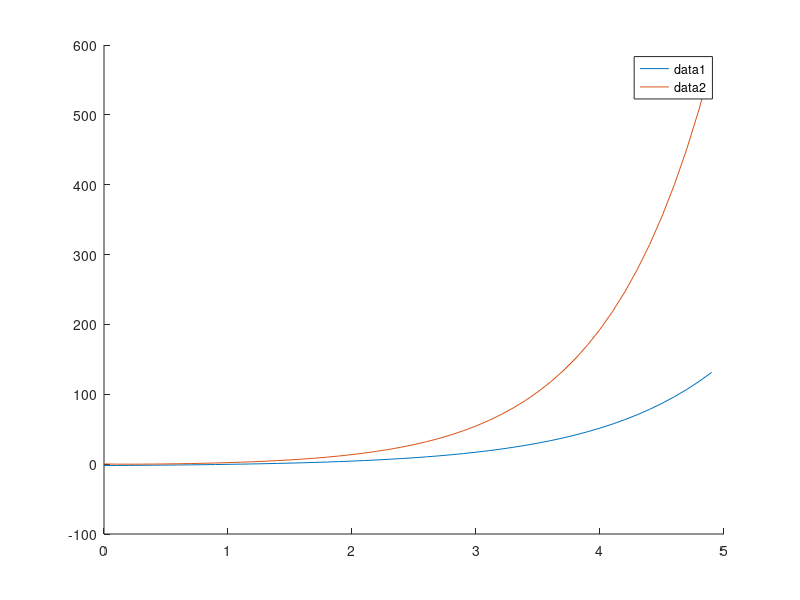

Source code (MATLAB):
%% Jong Park (parkj6)
% Math 351 - Numerical Analysis
% HW 2

%% 1. part a
format long

b = 0.1:0.1:5;                                  % B value
x = b;                                                  % x0


f = 'exp(x)- b';                               % f(x)   = e^x-b
fprime = 'exp(x)';                          % f'(x) = e^x
maxiterations = 20;

iters = x;                                          % Used to accumulate iterations

for k = 1 : maxiterations               % 20 by default
	xnew = x - eval(f) ./ eval(fprime);
	iters = [iters; xnew];
	test = abs(xnew -x) ./ (abs(xnew)+eps);
	if max(test) < 10*eps, break, end
	x = xnew;
end
iters;



%% 1. part b

x= 0:0.1:4.9;
b=3;
y = exp(x)-b;

figure 
hold on
plot (x,y)
legend

m = exp(x);                                           % slope
yp = m .* x - m .* xnew + y;           % Graph of the new slope 
plot (x,yp)
blah = transpose([x;y; yp])





% %% 2. part a 
% n=2;            % only one with real root.
% n=5;            % Try these values as well. 
% n=10; 
% n=20;
% n=21;           % The computed roots aren't even real.
% 
% p = poly(1:n);  % p Contains coefficients (in descending order of a polynomial
%                 % whose roots are components of the vector 1:n
% r = roots(p); 	% r contains the computed roots of this polynomial.
% 
% %% 2. part b
% 
% epsilon = -0.002;
% n=10;
% 
% v = poly(1:n);                                  % Creates vector of polynomials from 1 to n
% vpert = v; 
% vpert(2) = vpert(2) + epsilon;   % Subtract eps from coefficient of x^6
% r = roots(v);                                   % Roots of normal polynomial
% rpert = roots(vpert);                   % Roots of perturbed polynomial
% 
% format long
% pertable = [sort(r(:)) sort(rpert(:))]
% 
% %% 2. part c
% dx = 0.05; 
% x = 0 : dx : n+1;
% y = polyval(v, x);
% ypert = polyval(vpert, x);
% perturbation = epsilon * x.^(n-1);
% 
% n1 = 1+(1/dx);  n2 = 1+(n/dx);   	% Indicies for x=1 and x=n respectively.
% maxy = max(abs(y(n1:n2)));
% maxypert = max(max(ypert(n1:n2)));
% maxperturb = max(max(perturbation(n1:n2)));
% maxy = 1.1 * max([maxy, maxypert, maxperturb]);
% 
% plot(x, y, x, ypert, '--', x, perturbation, ':', ...
% 		 1:n, zeros(1,n), 'o', x, zeros(size(x)), '-')
% axis([0 n+1 -maxy maxy])
% s = ['n = ', num2str(n), ', \epsilon = ', num2str(epsilon)];
% title(s)
% legend({'f(x)','f-hat(x)','Amount of perterbation','root'},'Location','north')
